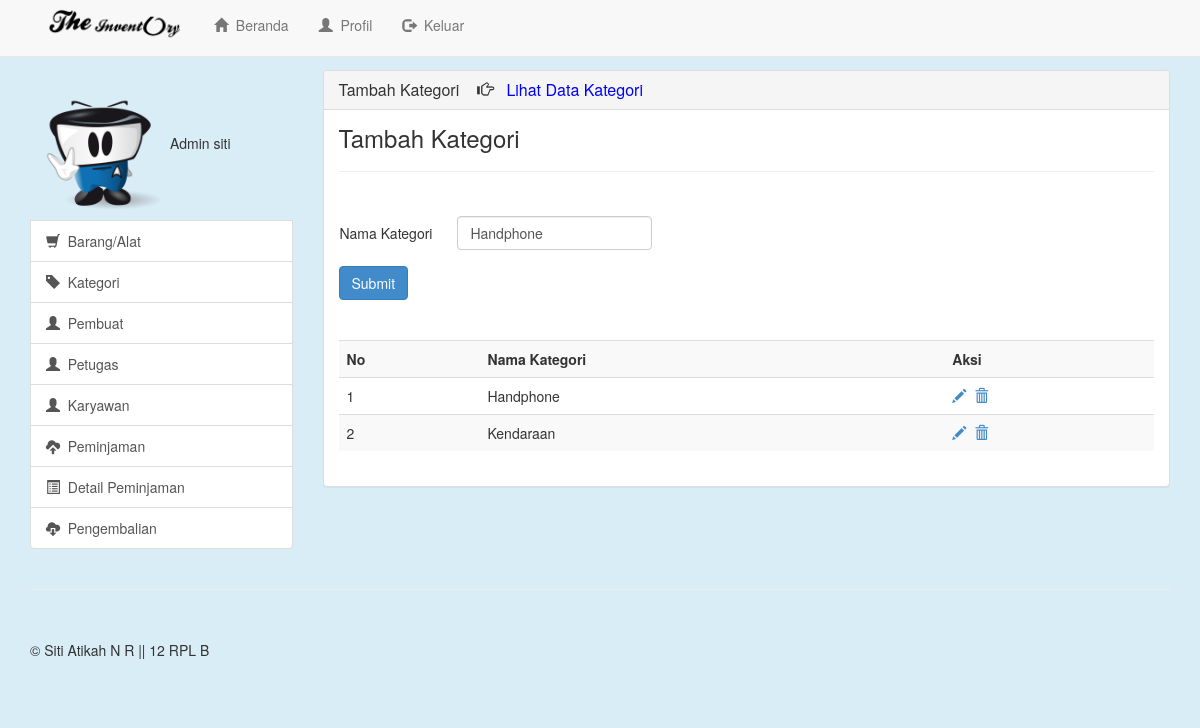
/view/Edit_Kategori?id=3 (signed in), run on the app's committed database.
### tables this page shows
CREATE TABLE IF NOT EXISTS `kategori` (
  `kd_kategori` int(11) NOT NULL AUTO_INCREMENT,
  `kategori_alat` varchar(100) NOT NULL,
  PRIMARY KEY (`kd_kategori`)
);

### view/edit_kategori.php (the view, shortened to what this page needs)
<?php
if(empty($_SESSION['username'])){
  header("location:Login");
}
else{
?>
<!DOCTYPE html>
<html lang="en">
  <head>
    <link href="../css/bootstrap.min.css" rel="stylesheet">
    <link href="../css/offcanvas.css" rel="stylesheet">
    <link href="../css/style.css" rel="stylesheet">
  </head>
  <body>
    <div class="navbar navbar-default navbar-fixed-top" role="navigation">
      <div class="container" >
        <div class="col-md-8">
        <div class="navbar-header">
          <a class="navbar-brand" href="Beranda"><img src="../image/logo.png" class="logo"></a>
        </div>
        <div class="navbar-collapse collapse">
          <ul class="nav navbar-nav">
            <li><a href="Beranda"><span class="glyphicon glyphicon-home"></span>&nbsp&nbspBeranda</a></li>
            <li><a href="Profil"><span class="glyphicon glyphicon-user"></span>&nbsp&nbspProfil</a></li>
            <li><a href="../lib/logout.php"><span class="glyphicon glyphicon-log-out"></span>&nbsp&nbspKeluar</a></li>
          </ul>
        </div>
      </div>
      </div>
    </div>
    <div class="container">
      <div class="row row-offcanvas row-offcanvas-right">
        <div class="col-xs-6 col-sm-3 sidebar-offcanvas" id="sidebar" role="navigation">
           <div class="list-group">
            <?php
                if($_SESSION['level']==1){
                  echo"<img class='foto' src='../image/2.png' alt='Generic placeholder image'''>Admin $_SESSION[username]";
                }
                else{
                  echo"<img class='foto' src='../image/1.png' alt='Generic placeholder image'''>Petugas  $_SESSION[username]";
                }
            ?>
            <a href="Barang" class="list-group-item"><span class="glyphicon glyphicon-shopping-cart"></span>&nbsp&nbspBarang/Alat</a>
            <a href="Kategori" class="list-group-item"><span class="glyphicon glyphicon-tag"></span>&nbsp&nbspKategori</a>
            <a href="Pembuat" class="list-group-item"><span class="glyphicon glyphicon-user"></span>&nbsp&nbspPembuat</a>
            <?php
            if($_SESSION['level']==1){
              echo"<a href='Petugas' class='list-group-item'><span class='glyphicon glyphicon-user'></span>&nbsp&nbspPetugas</a>";
            }
            else{
              echo"";
            }
            ?>
            <a href="Karyawan" class="list-group-item"><span class="glyphicon glyphicon-user"></span>&nbsp&nbspKaryawan</a>
            <a href="Peminjaman" class="list-group-item"><span class="glyphicon glyphicon-cloud-upload"></span>&nbsp&nbspPeminjaman</a>
            <a href="Detail_Peminjaman" class="list-group-item"><span class="glyphicon glyphicon-list-alt"></span>&nbsp&nbspDetail Peminjaman</a>
            <a href="Pengembalian" class="list-group-item"><span class="glyphicon glyphicon-cloud-download"></span>&nbsp&nbspPengembalian</a>
          </div>
        </div>
        <div class="col-xs-12 col-sm-9">
          <div class="panel panel-default">
            <div class="panel-heading">
              <h3 class="panel-title">
              Tambah Kategori &nbsp&nbsp&nbsp<span class="glyphicon glyphicon-hand-right"></span>&nbsp&nbsp&nbsp<a href="Data_Kategori" style="text-decoration:none; color:blue;">Lihat Data Kategori</a>
              </h3>
            </div>
            <div class="panel-body">
              <h3 style="margin:0px; padding:0px;">Tambah Kategori</h3><hr>
              <form role="form" action="../lib/edit_kategori.php" method="post">
                              <?php
                              $query = mysql_query("select * from kategori where kd_kategori='$_GET[id]'");
                              $array = mysql_fetch_array($query);
                              ?>
                <div class="form-group">
                  <table border="0" cellpadding="1" cellspacing="1" width="550">
                      <td height="19" colspan="2" align="center" valign="middle">
                      <tr><td width="50"></td>
                      <td width="100">
                      <tr><td></td><td><input type="hidden" name="kode" class="form-control"
                      <?php echo"value='$array[kd_kategori]'";?>></td></tr>
                      <tr><td>Nama Kategori</td><td><input type="text" name="nama" class="form-control"
                      <?php echo"value='$array[kategori_alat]'";?>></td></tr>
                      </td></tr> </td>
                     </table>
                </div>
                  <button type="submit" class="btn btn-primary">Submit</button>
              </form>
              <br><br>
              <table class="table table-striped">
                <tr><th>No</th><th>Nama Kategori</th><th>Aksi</th></tr>
                <?php
                      $a=mysql_query("select * from kategori order by kd_kategori DESC");
					  $no=1;
                      while($b=mysql_fetch_array($a)){
                        echo"
                        <tr>
                        <td>$no</td>
                        <td>$b[kategori_alat]</td>
                        <td>
                        <a href='Edit_Kategori?id=$b[kd_kategori]'><span class='glyphicon glyphicon-pencil'></span></a>&nbsp
                        <a href='../lib/hapus.php?lib=kategori&id=$b[kd_kategori]'><span class='glyphicon glyphicon-trash'></span></a>
                        ";
						$no++;
                      }
                ?>
                </td>
                </tr>
              </table>
            </div>
          </div>
        </div>
      </div>
      <hr>
      <footer>
        <p>&copy; Siti Atikah N R || 12 RPL B</p>
      </footer>
    </div>
  </body>
</html>
<?php } ?>

### css/offcanvas.css (style rules this page uses)
html, body { overflow-x: hidden; }
body { padding-top: 70px; }
footer { padding: 30px 0; }

### css/style.css (style rules this page uses)
body { background-color: #d9edf7; }
.foto { max-width: none; height:140px; width:140px; margin-top:10px; }
.logo { height:35px; margin-top:-10px; }

### data on the page
kategori: nama "Handphone", kategori_alat "Handphone"
kategori: kategori_alat "Kendaraan"

### other printed values
$_SESSION[username] "siti"
